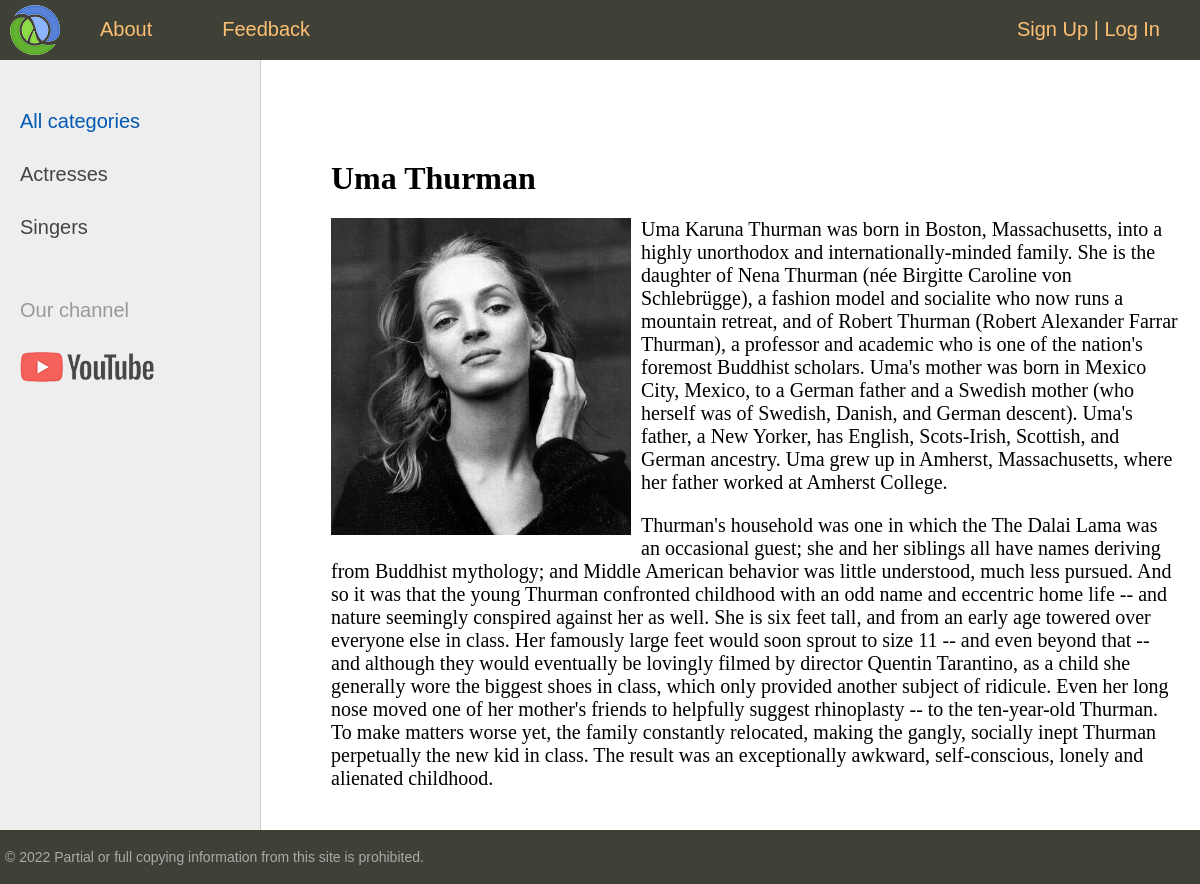
The app's page /post/uma-thurman/ with its own data.
### women/models.py (models this page shows, shortened)
class Category(models.Model):
    name = models.CharField(max_length=100, db_index=True, verbose_name='Category')
    slug = models.SlugField(max_length=255, unique=True, db_index=True, verbose_name="URL")
    def get_absolute_url(self):
        return reverse('category', kwargs={'cat_slug': self.slug})
    class Meta:
        verbose_name = 'Category'
        verbose_name_plural = 'Categories'
        ordering = ['id']

class Women(models.Model):
    title = models.CharField(max_length=255)
    slug = models.SlugField(max_length=255, unique=True, db_index=True, verbose_name="URL")
    content = models.TextField(blank=True)
    photo = models.ImageField(upload_to="photos/%Y/%m/%d/")
    time_create = models.DateTimeField(auto_now_add=True)
    time_update = models.DateTimeField(auto_now=True)
    is_published = models.BooleanField(default=True)
    cat = models.ForeignKey('Category', on_delete=models.PROTECT, verbose_name="Category")
    def __str__(self):
        return self.title   # write this magic method to print titles after SQL query
    class Meta:
        verbose_name = 'Famous women'
        verbose_name_plural = 'Famous women'
        ordering = ['-time_create', 'title']

### women/views.py (the view)
# urls.py: path('post/<slug:post_slug>/', ShowPost.as_view(), name='post'),
class ShowPost(DataMixin, DetailView):
    model = Women
    template_name = 'women/post.html'
    slug_url_kwarg = 'post_slug'
    context_object_name = 'post'
    def get_context_data(self, *, object_list=None, **kwargs):
        context = super().get_context_data(**kwargs)
        c_def = self.get_user_context(title=context['post'])
        return dict(list(context.items()) + list(c_def.items()))

### women/utils.py (called while the page is built)
    def get_user_context(self, **kwargs):
        context = kwargs
        cats = cache.get('cats')
        if not cats:
            cats = Category.objects.annotate(Count('women'))
            cache.set('cats', cats, 200)
        user_menu = menu.copy()
        if not self.request.user.is_authenticated:
            user_menu.pop(1)
        context['menu'] = user_menu
        context['cats'] = cats
        if 'cat_selected' not in context:
            context['cat_selected'] = 0
        return context

### women/templates/women/post.html
{% extends 'women/base.html' %}
{% block content %}
<h1>{{ post.title }}</h1>
{% if post.photo %}
<p><img class="img-article-left" src="{{ post.photo.url }}"></p>
{% endif %}
{{ post.content | linebreaks }}
{% endblock %}

### women/templates/women/base.html (shortened to what this page needs)
{% load static %}
{% load women_tags %}
<!DOCTYPE html>
<html>
<head>
	<link type="text/css" href="{% static 'women/css/styles.css' %}" rel="stylesheet" />
</head>
<body>
<table class="table-page" border=0 cellpadding="0" cellspacing="0">
<tr><td valign=top>
{% block mainmenu %}
		<div class="header">
			<ul id="mainmenu" class="mainmenu">
			<li class="logo"><a href="{% url 'home' %}"><div class="logo"></div></a></li>
{% for m in menu %}
			<li><a href="{% url m.url_name %}">{{m.title}}</a></li>
{% endfor %}
				{% if request.user.is_authenticated %}
				<li class="last">{{ user.username }} | <a href="{% url 'logout' %}">Log Out</a></li>
				{% else %}
				<li class="last"><a href="{% url 'register' %}">Sign Up</a> | <a href="{% url 'login' %}">Log In</a></li>
				{% endif %}
			</ul>
		</div>
{% endblock mainmenu %}
<table class="table-content" border=0 cellpadding="0" cellspacing="0">
<tr>
	<td valign="top" class="left-chapters">
	<ul id="leftchapters">
{% if cat_selected == 0 %}
		<li class="selected">All categories</li>
{% else %}
		<li><a href="{% url 'home' %}">All categories</a></li>
{% endif %}
{% for c in cats %}
{% if c.women__count > 0 %}
	{% if c.pk == cat_selected %}
		<li class="selected">{{c.name}}</li>
	{% else %}
		<li><a href="{{ c.get_absolute_url }}">{{c.name}}</a></li>
	{% endif %}
{% endif %}
{% endfor %}
		<li class="share">
		<p>Our channel</p>
		<a class="share-yt" href="https://www.youtube.com/watch?v=dQw4w9WgXcQ&ab_channel=RickAstley" target="_blank" rel="nofollow"></a>
		</li>
	</ul>
</td>
<td valign="top" class="content">
	<div class="content-text">
{% block content %}
{% endblock %}
	</div>
</td></tr></table>
</td></tr>
<tr><td valign=top>
	<div id="footer">
		<p>&copy; 2022 Partial or full copying information from this site is prohibited.</p>
	</div>
</td></tr></table>
</body>
</html>

### women/static/women/css/styles.css (style rules this page uses)
html, body { font-family: 'Arial'; margin: 0; padding: 0; height: 100%; width: 100%; color: #444; }
a { color: #0059b2; text-decoration: none; }
img { max-width: 600px; height: auto; }
img.img-article-left { max-width: 300px; height: auto; float: left; padding: 0 10px 10px 0; }
.table-page { width: 100%; height: 100%; vertical-align: top; }
.table-page tr { height: 100%; }
.header { background: #3F4137; height: 60px; }
.logo { background: url('../images/logo.png') no-repeat 10px 5px; width: 70px; height: 60px; }
ul.mainmenu { list-style: none; margin: 0; padding: 0; height: 60px; color: #fdc073; font-size: 20px; overflow: hidden; }
ul.mainmenu li { float: left; margin: 18px 40px 0 30px; }
ul.mainmenu li.logo { margin: 0; }
ul.mainmenu li.last { float: right; }
ul.mainmenu li a { color: #fdc073; text-decoration: none; }
.table-content { width: 100%; min-height: 100%; height: 100%; }
.left-chapters { margin: 0; background: #eee; border-right: 1px solid #ccc; min-height: 100%; }
.left-chapters ul { width: 230px; min-height: 100%; margin: 0; padding: 20px 10px 10px 20px; list-style: none; font-size: 20px; }
.left-chapters ul li { margin: 30px 0 0 0; color: #999; }
.left-chapters ul li.selected { color: #0059b2; }
.left-chapters ul li a { color: #444; text-decoration: none; }
.left-chapters ul li.share { margin: 60px 0 0 0; }
.left-chapters ul li.share p { margin: 30px 0 30px 0; }
.left-chapters ul li.share a { display: inline-block; width: 40px; height: 40px; margin: 0 20px 0 0; }
.left-chapters ul li.share a.share-yt { width: 100%; height: 30px; background: url('../images/share_yt.png') no-repeat 0 0 }
.content { padding: 40px 20px 20px 40px; width: 100%; box-sizing: border-box; }
.content-text { margin: 60px 0 0 30px; color: #000; font-size: 20px; font-family: Yandex Sans Display Light; }
.content-text h1 { font-size: 32px; }
#footer { box-sizing: border-box; background: #3F4137; padding: 5px; color: #aaa; font-size: 14px; font-family: Verdana, Geneva, Arial, Helvetica; text-align: left; overflow: hidden; }

### records on screen
Category: name "Actresses"
Category: name "Singers"
Women: title "Uma Thurman", photo (picture), content "Uma Karuna Thurman was born in Boston, Massachusetts, into a highly unorthodox and internationally-minded family. She is the daughter of Nena Thurman (née Birgitte Caroline von Schlebrügge), a fashion model and socialite who now runs a mountain retreat, and of Robert Thurman (Robert Alexander Farrar Thurman), a professor and academic who is one of the nation's foremost Buddhist scholars. Uma's mother was born in Mexico City, Mexico, to a German father and a Swedish mother (who herself was of Swedish, Danish, and German descent). Uma's father, a New Yorker, has English, Scots-Irish, Scottish, and German ancestry. Uma grew up in Amherst, Massachusetts, where her father worked at Amherst…"

### other values on screen
{{ m.title }} "About" "Feedback"
